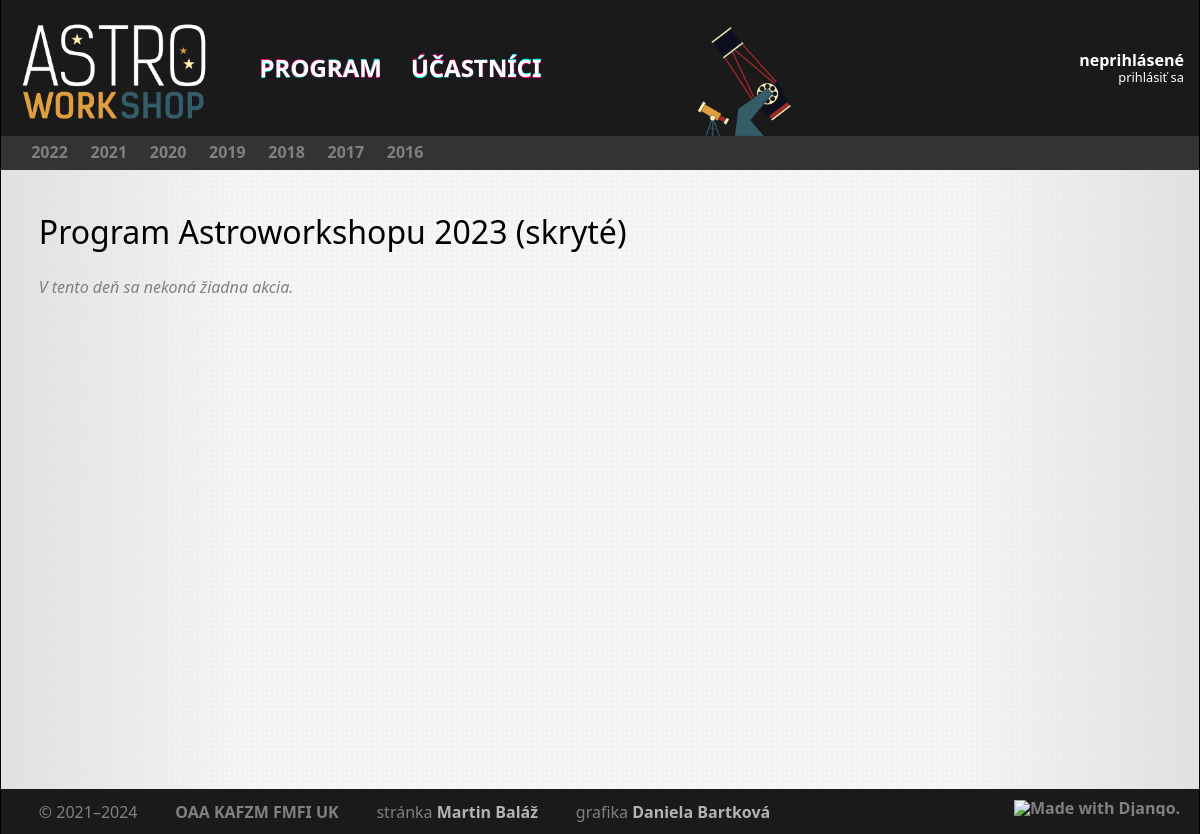
The page /2023/3/24/ on the database as committed earlier.
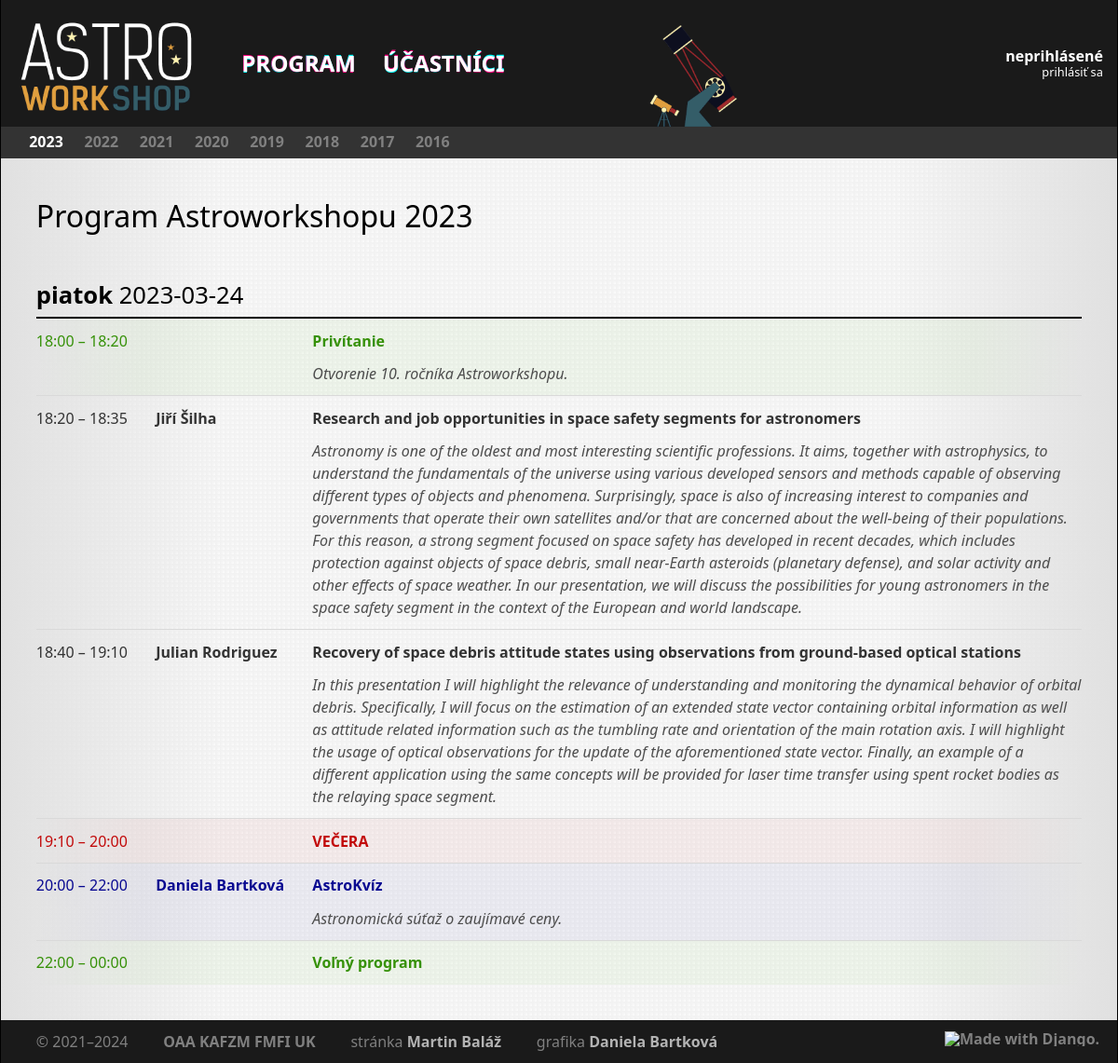
The same page on the database as committed later.
### core/models/event.py (models this page shows, shortened)
class Event(models.Model):
    class Meta:
        ordering = ('start', 'name')
        verbose_name = 'workshop'
        verbose_name_plural = 'workshopy'
    objects = EventManager.from_queryset(EventQuerySet)()
    code = models.CharField(max_length=32, unique=True, verbose_name='kód')
    name = models.CharField(max_length=32, unique=True, verbose_name='názov')
    start = models.DateTimeField(verbose_name='začiatok')
    end = models.DateTimeField(verbose_name='koniec')
    visible = models.BooleanField(verbose_name='viditeľnosť')
    pdf_programme = models.FileField(null=True, blank=True, upload_to=event_filename, verbose_name='program (PDF)')

### core/models/slot.py (models this page shows, shortened)
class Slot(models.Model):
    class Meta:
        ordering = ['start', 'duration']
        verbose_name = 'slot'
        verbose_name_plural = 'sloty'
    objects = SlotQuerySet.as_manager()
    CATEGORY_TALK = 'T'
    CATEGORY_WORKSHOP = 'W'
    CATEGORY_MEAL = 'M'
    CATEGORY_OTHER = 'O'
    CATEGORIES = [
        (CATEGORY_TALK, 'Prednáška'),
        (CATEGORY_WORKSHOP, 'Workshop'),
        (CATEGORY_MEAL, 'Jedlo'),
        (CATEGORY_OTHER, 'Ostatné'),
    ]
    title = models.CharField(blank=True, max_length=256, verbose_name='názov')
    abstract = models.TextField(blank=True, max_length=4096, verbose_name='abstrakt')
    start = models.DateTimeField(null=True, blank=True, verbose_name='začiatok')
    duration = models.PositiveIntegerField(null=False, verbose_name='dĺžka (min)')
    note = models.CharField(blank=True, max_length=256, verbose_name='poznámka')
    person = models.ManyToManyField('Participant', related_name='slots', blank=True, verbose_name='účastník')
    event = models.ForeignKey('Event', null=True, blank=True, related_name='slots', on_delete=models.CASCADE,
                              verbose_name='workshop')
    category = models.CharField(max_length=1, choices=CATEGORIES, default=CATEGORY_TALK, verbose_name='kategória')
    online = models.BooleanField(null=False, blank=False, default=False, verbose_name='online')
    presentation = models.FileField(
        null=True,
        blank=True,
        upload_to=presentation_filename,
        verbose_name='prezentácia (PDF)'
    )
    video = models.URLField(max_length=100, null=True, blank=True, verbose_name='URL videa')
    def sorted_authors(self):
        return sorted(
            self.people, key=lambda x: unicodedata.normalize('NFKD', x.last_name)
        )

### core/models/participant.py (models this page shows, shortened)
class Participant(AbstractUser):
    class Meta:
        ordering = ['last_name', 'first_name']
        verbose_name = 'účastník'
        verbose_name_plural = 'účastníci'
    objects = ParticipantManager()
    institutes = models.ManyToManyField(
        'Institute',
        through='Affiliation',
        related_name = 'people',
    )
    events = models.ManyToManyField(
        'Event',
        through='Participation',
        related_name = 'participants',
    )
    about = models.TextField(blank=True)
    def get_full_name(self):
        return f"{self.last_name}, {self.first_name}"
    get_full_name.short_description = 'celé meno'
    def get_natural_name(self):
        return f"{self.first_name} {self.last_name}"

### core/views/slot.py (the view)
# urls.py: path('<int:year>/<int:month>/<int:day>/', slot.DayProgrammeView.as_view(), name='programme-day'),
class DayProgrammeView(ProgrammeView):
    template_name = 'core/programme-abstract.html'
    def get_queryset(self):
        return super().get_queryset().filter(
            date=datetime.datetime(self.kwargs['year'], self.kwargs['month'], self.kwargs['day'],
                                   0, 0, 0, tzinfo=pytz.utc)
        )

### core/models/affiliation.py (called while the page is built)
    def with_institute(self):
        return self.prefetch_related(
            Prefetch(
                'institute'
            )
        )

### core/models/event.py (called while the page is built)
    def for_user(self, user):
        qs = super().get_queryset()
        if user.is_staff:
            return qs
        else:
            return qs.only_visible()

    def only_visible(self):
        return self.filter(visible=True)

### core/models/participant.py (called while the page is built)
    def with_current_affiliations(self, date):
        return self.prefetch_related(
            Prefetch(
                'affiliation',
                queryset=Affiliation.objects.with_institute().filter(
                    (Q(start__lte=date) | Q(start=None)) & (Q(end__gte=date) | Q(end=None))
                ).distinct(),
                to_attr='current_affiliations',
            ),
        )

    def with_full_name(self):
        return self.annotate(full_name=Concat('last_name', Value(', '), 'first_name'))

    def get_queryset(self):
        return super().get_queryset().annotate(full_name=Concat('last_name', Value(', '), 'first_name'))

### core/templatetags/astro.py (called while the page is built)
@register.filter(name='add_minutes')
def add_minutes(base, value):
    return base + datetime.timedelta(minutes=value)

### core/templates/core/programme-abstract.html
{% extends 'core/programme.html' %}
{% load astro tz %}
{% block abstract %}
    {% if slot.abstract %}
    <tr class="abstract category-{{ slot.category }}">
        <td colspan="2"></td>
        <td>
            {{ slot.abstract|replace:"#\n#<br />" }}
        </td>
    </tr>
    {% endif %}
{% endblock abstract %}

### core/templates/core/programme.html (shortened to what this page needs)
{% extends 'core/base.html' %}
{% load astro tz %}
{% block pagetitle %}
    <h2>
        Program Astroworkshopu {{ current_event.code }}
        {% if not current_event.visible %}(skryté){% endif %}
    </h2>
{% endblock pagetitle %}
{% block page %}
    <table class="programme">
        {% regroup slots by date as slots_date %}
        {% for day, slots_day in slots_date %}
            <tr>
                <th class="day" colspan="4">
                    {% if day is None %}
                        <span class="dow">nezaradené</span>
                    {% else %}
                        <a href="{% url 'programme-day' day.year day.month day.day %}">
                            <span class="dow">{{ day|date:"l" }}</span>
                            <span class="ymd">{{ day|date:"Y-m-d"|replace:"#-#&dash;" }}
                        </a>
                    {% endif %}
                </th>
            </tr>
            {% for slot in slots_day %}
                <tr class="category-{{ slot.category }}{% if forloop.last %} last{% endif %}">
                    <td class="time">
                        {{ slot.start|timezone:"Europe/Bratislava"|time:"H:i" }}
                        {% if slot.start and slot.duration > 0 %}
                            &ndash;&nbsp;{{ slot.start|add_minutes:slot.duration|timezone:"Europe/Bratislava"|time:"H:i" }}
                        {% endif %}
                    </td>
                    <td class="person">
                        {% for person in slot.sorted_authors %}
                            <a href="{% url 'participant' person.username %}">{{ person.get_natural_name }}</a>
                        {% endfor %}
                    </td>
                    <td class="title">
                        <a href="{% url 'slot' id=slot.id %}">{{ slot.title }}</a>
                    </td>
                    {% block abstract %}
                    {% endblock abstract %}
                </tr>
            {% endfor %}
        {% empty %}
            <span class="empty">V tento deň sa nekoná žiadna akcia.</span>
        {% endfor %}
    </table>
{% endblock page %}

### core/templates/core/years.html (shortened to what this page needs)
{% load static %}
<div class="bar year-selector">
    <ul class="strip">
        {% for event in events %}
            <li class="{% if current_event.code == event.code %}active{% else %}inactive{% endif %}">
                <a href="{% url 'programme' year=event.code %}">{{ event.code }}</a>
            </li>
        {% endfor %}
    </ul>
</div>

Rows that differ between the two databases and show on the page:
now on one of the page's lists (row edited): Event: code "2023"
now on this page (row edited): Slot: day "piatok", day "2023‐03‐24", start "18:00", start|add_minutes "18:20", title "Privítanie", abstract "Otvorenie 10. ročníka Astroworkshopu.", category "W" (drawn)
now on this page (row edited): Slot: start "18:20", start|add_minutes "18:35", title "Research and job opportunities in space safety segments for astronomers", abstract "Astronomy is one of the oldest and most interesting scientific professions. It aims, together with astrophysics, to understand the fundamentals of the universe using various developed sensors and methods capable of observing different types of objects and phenomena. Surprisingly, space is also of increasing interest to companies and governments that operate their own satellites and/or that are concerned about the well-being of their populations. For this reason, a strong segment focused on space safety has developed in recent decades, which includes protection against objects of space debris, small near-Earth asteroids (planetary defense), and solar activity and other effects of space…", category "T" (drawn), shown under "piatok"
now on this page (row unchanged): Participant: get_natural_name "Jiří Šilha", shown under "18:20"
added Slot: start "18:40", start|add_minutes "19:10", title "Recovery of space debris attitude states using observations from ground-based optical stations", abstract "In this presentation I will highlight the relevance of understanding and monitoring the dynamical behavior of orbital debris. Specifically, I will focus on the estimation of an extended state vector containing orbital information as well as attitude related information such as the tumbling rate and orientation of the main rotation axis. I will highlight the usage of optical observations for the update of the aforementioned state vector. Finally, an example of a different application using the same concepts will be provided for laser time transfer using spent rocket bodies as the relaying space segment.", category "T" (drawn), shown under "piatok"
added Participant: get_natural_name "Julian Rodriguez", shown under "18:40"
added Slot: start "19:10", start|add_minutes "20:00", title "VEČERA", category "M" (drawn), shown under "piatok"
added Slot: start "20:00", start|add_minutes "22:00", title "AstroKvíz", abstract "Astronomická súťaž o zaujímavé ceny.", category "O" (drawn), shown under "piatok"
now on this page (row unchanged): Participant: get_natural_name "Daniela Bartková", shown under "20:00"
added Slot: start "22:00", start|add_minutes "00:00", title "Voľný program", category "W" (drawn), shown under "piatok"
Other text that changed with them:
text no longer shown: "(skryté) V tento deň sa nekoná žiadna akcia."
